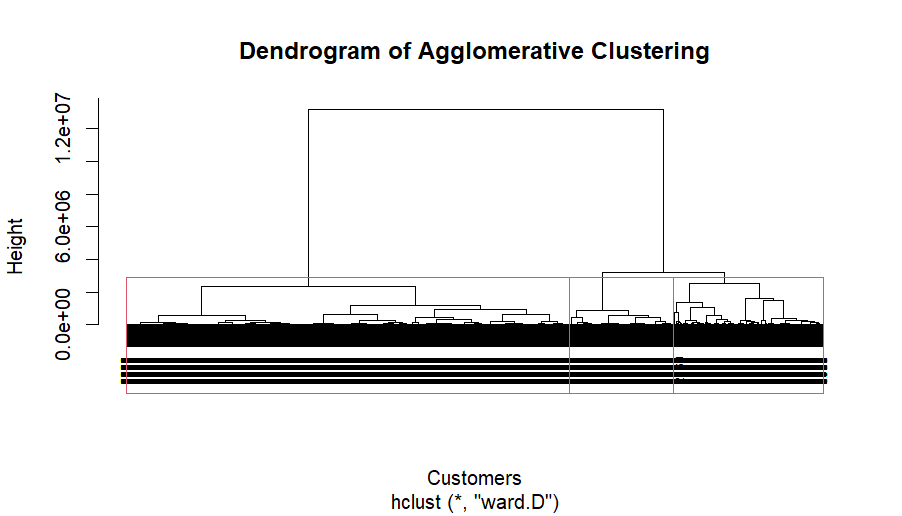

The script that drew this image:
# Install and load necessary packages
install.packages("cluster")
library(cluster)

# Set working directory
setwd("C:/Users/bindu/OneDrive/Pictures/Desktop/")

# Read the dataset
customer_data <- read.csv("Customer DataSet.csv")

# Perform any necessary data preprocessing here

# Compute distance matrix
dist_matrix <- dist(customer_data)

# Hierarchical clustering
hc <- hclust(dist_matrix, method = "ward.D")  # You can use other methods like "single", "complete", "average", etc.

# Plot dendrogram
plot(hc, main = "Dendrogram of Agglomerative Clustering", xlab = "Customers", sub = NULL, cex = 0.6)

# Use rect.hclust to draw rectangles around the clusters
rect.hclust(hc, k = 3)  # Adjust the number of clusters as needed
